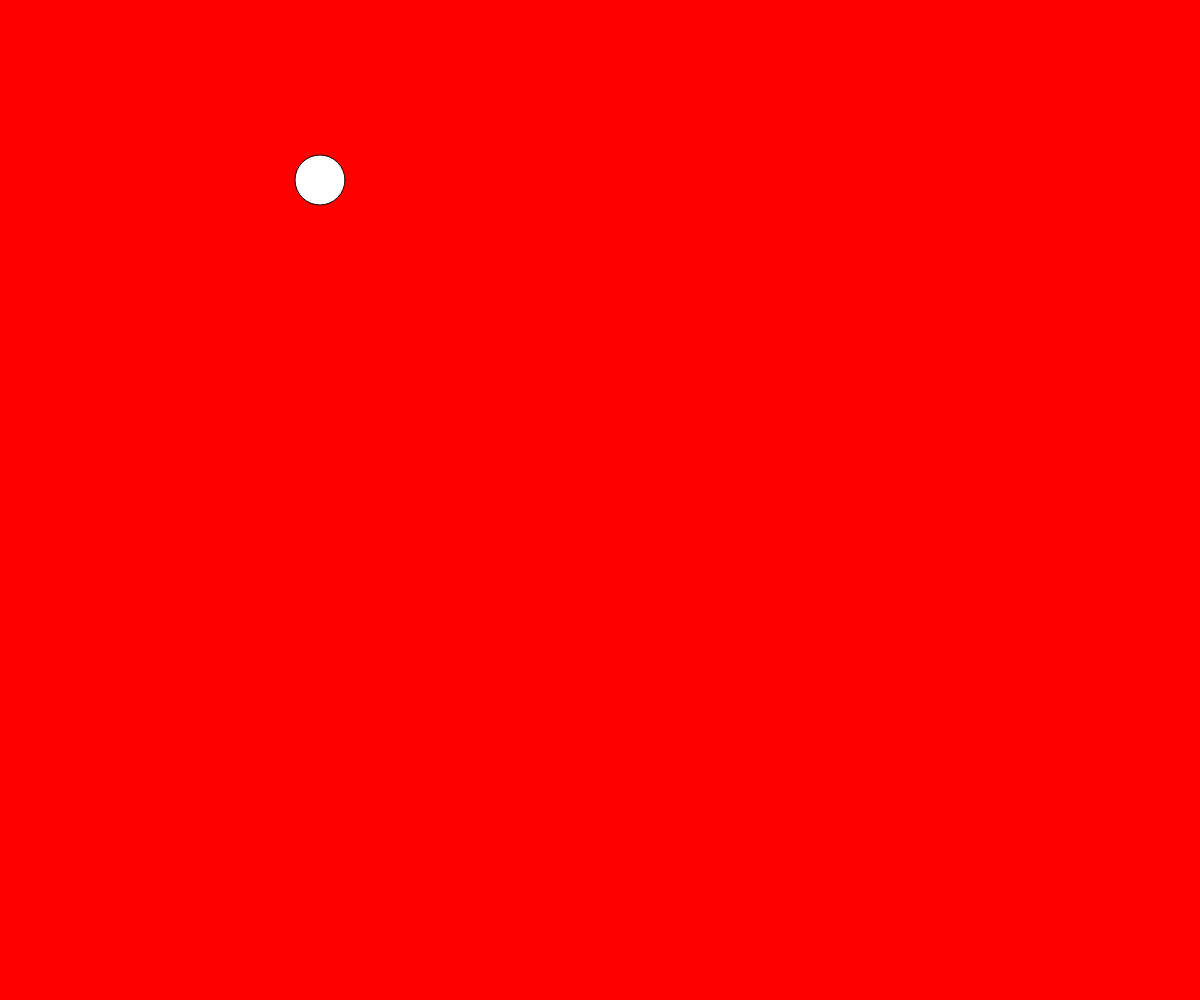
Frame 1 (no input)
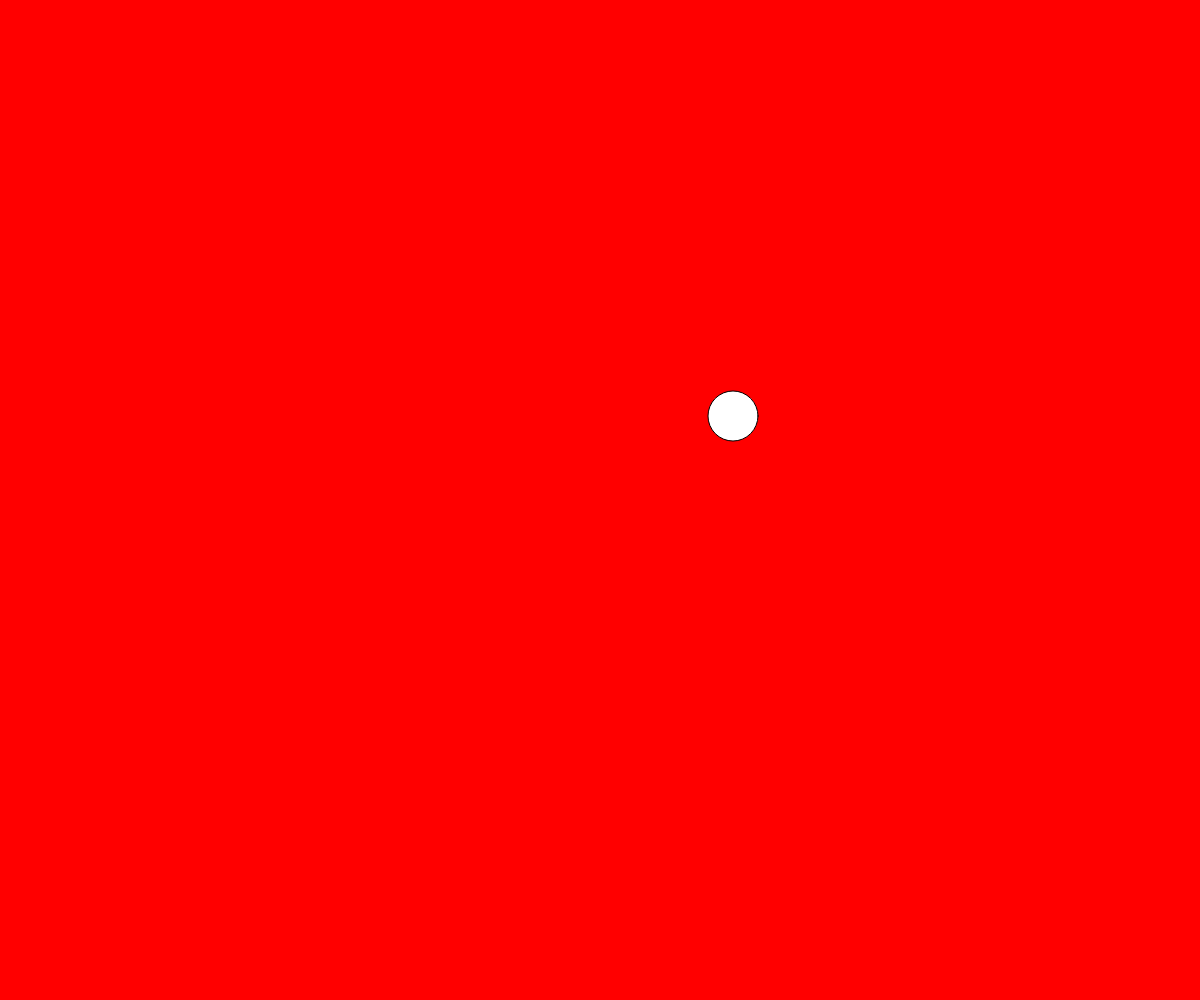
Frame 60 (no input)
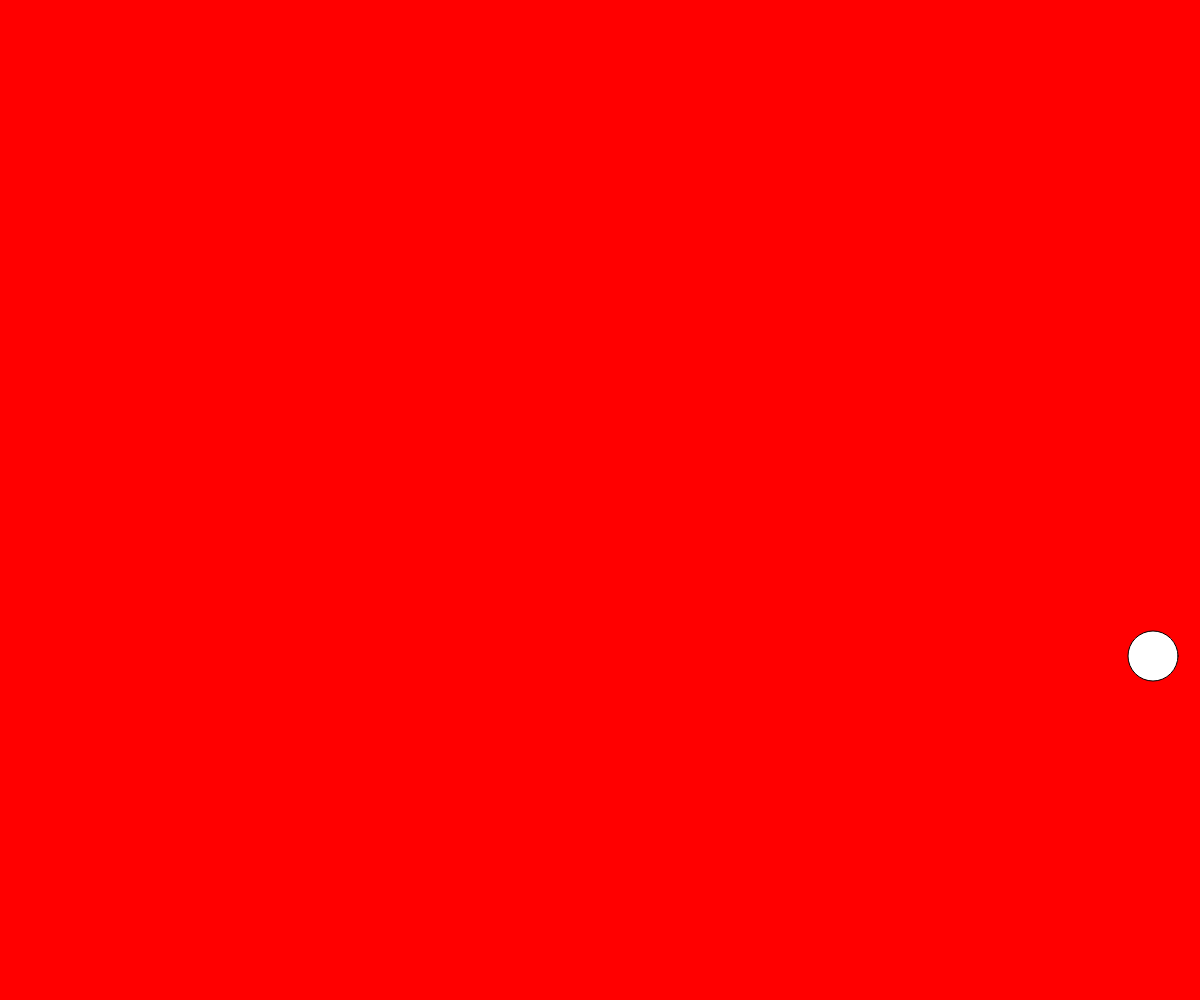
Frame 120 (the mouse pressed at the canvas centre since frame 60)

The p5.js sketch that drew these frames (run headless with seeded random() and noise() and a simulated clock; from frame 60 on, the mouse is pressed at the canvas centre):

// p5.js sketch
// ── sketch.js
let x = 320;
let y = 180;
let xspeed = 7;
let yspeed = 4;

let r = 25;

function setup() {
  createCanvas(windowWidth, windowHeight);
}

function draw() {
  background("red")
  ellipse(x, y, r*2, r*2)
  x += xspeed
  y += yspeed
  if (x > windowWidth - r || x < r) {
    xspeed = -xspeed
  }
  if (y > windowHeight - r || y < r ) {
    yspeed = -yspeed
  } 
}

// Lavet i samarbejde med Mikkel-coder2 AKA. Andreas Holm Andersen gx22 2020 13/11 - 20 HTX Thisted Lerpytter 54
